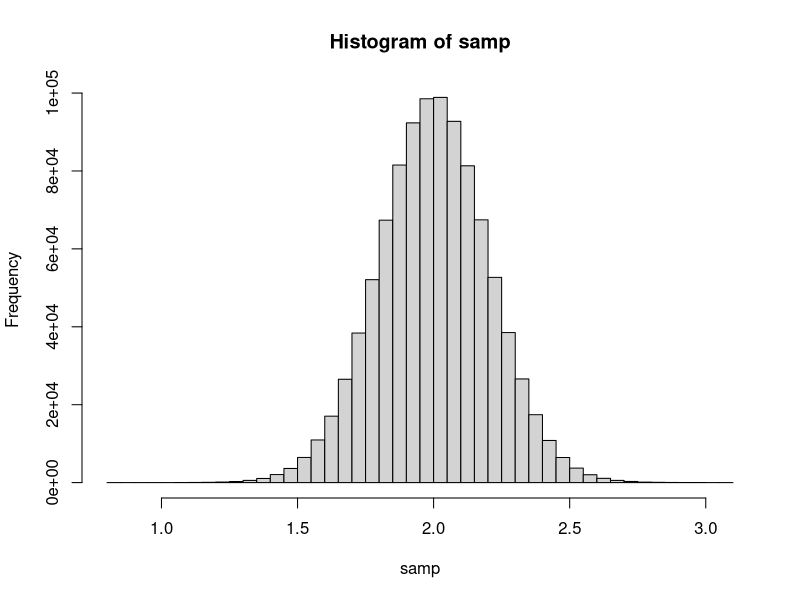

This chart was generated by the following R code:
## ---- chunk 1
# Create Matrix 
x = matrix(c(1,2,3,4),nrow = 2,ncol = 2,byrow = T)
y = matrix(c(5,6,7,8),nrow = 2,ncol = 2,byrow = T)

# Element wise Operations
x ^ 2
x * y 

# Matrix Operations 
x %% y 

# Accessing Elements 
x[1,]
y[1,1:2]

# Reduction 
max(x)
sum(x)
colMeans(x)


## ---- chunk 2

# function.name = function(arg1, arg2,...){
#  statements
#  return(arguments)
# }
#
#
#

## ---- chunk 3
# Sample Distribution 
SimpleReg = function(n){
  
  beta0 = 5
  beta1 = 2
  xvals = runif(n)*n
  error = rnorm(n, mean = 0, sd = 5)
  y = beta0 + beta1*xvals + error
  
  x = cbind(rep(1,n), xvals)
  beta = solve(t(x) %*% x, t(x) %*% y)
  return(beta[2])
}

#simulate
reps = 1000000
samp = rep(0, reps)
for(i in 1:reps){
  samp[i] = SimpleReg(20)
}

#Analyze
hist(samp,50)
mean(samp)
sd(samp)

